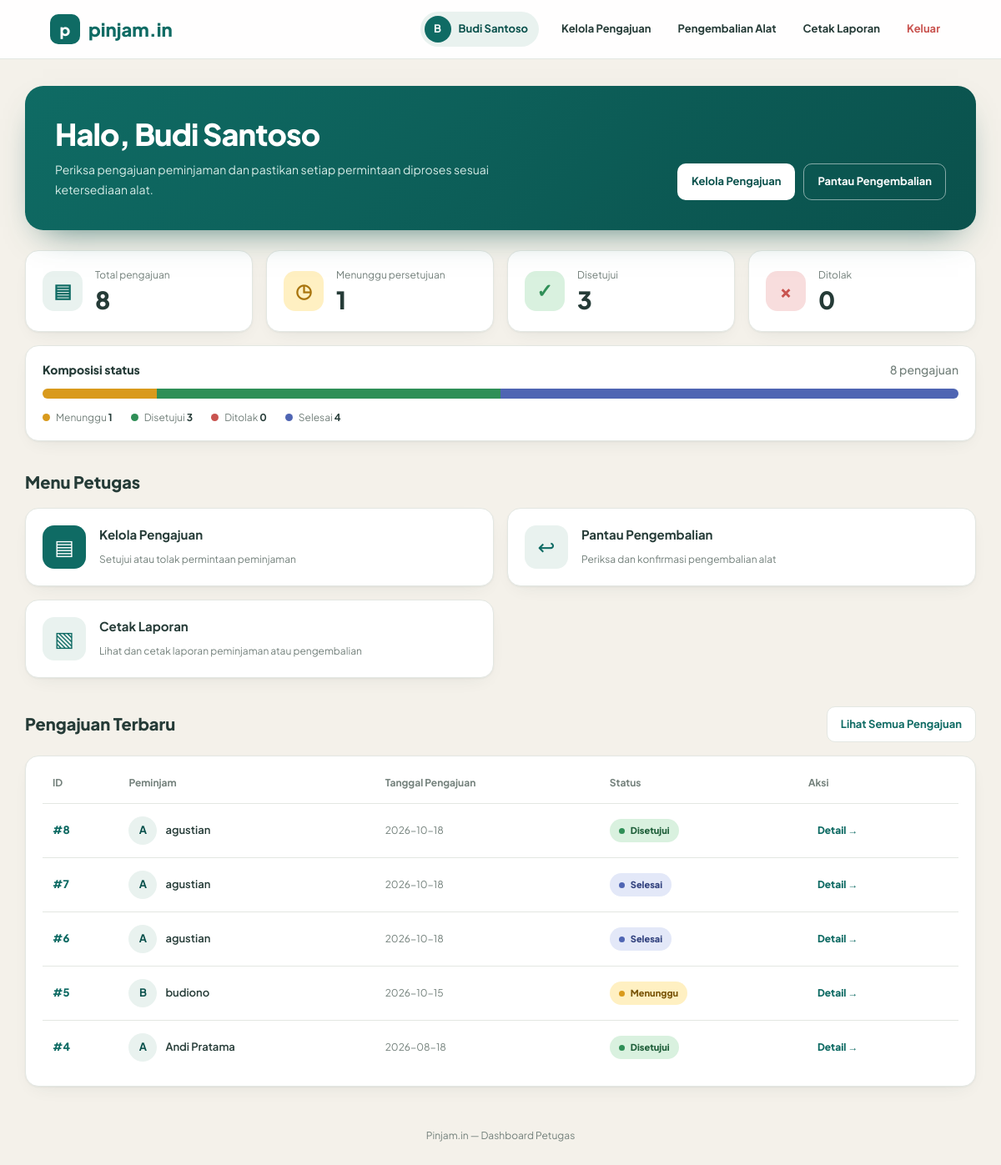
Screenshot of /View/v_home_petugas.php (signed in) with the database file from the repository.
### tables this page shows
CREATE TABLE `peminjaman` (
  `id_peminjaman` int(11) NOT NULL,
  `id_user` int(11) NOT NULL,
  `tanggal_pengajuan` date NOT NULL,
  `tanggal_pinjam` date NOT NULL,
  `tanggal_kembali_rencana` date NOT NULL,
  `keperluan` text DEFAULT NULL,
  `status` enum('menunggu','disetujui','ditolak','selesai') NOT NULL DEFAULT 'menunggu',
  `disetujui_oleh` int(11) DEFAULT NULL,
  `keterangan` text DEFAULT NULL
);

CREATE TABLE `tb_user` (
  `id_user` int(11) NOT NULL,
  `nama` varchar(100) NOT NULL,
  `username` varchar(50) NOT NULL,
  `password` varchar(255) NOT NULL,
  `role` enum('admin','petugas','peminjam') NOT NULL DEFAULT 'peminjam',
  `no_telp` varchar(20) DEFAULT NULL,
  `status_aktif` tinyint(1) NOT NULL DEFAULT 1,
  `created_at` timestamp NOT NULL DEFAULT current_timestamp()
);

### Model/m_peminjaman.php (called while the page is built, shortened)
<?php
class m_peminjaman
{
    private function koneksi()
    {
        $db = new koneksi();
        return $db->koneksi;
    }
    public function daftar_pengajuan()
    {
        $conn = $this->koneksi();
        $sql = "SELECT p.*, u.nama, u.username
                FROM peminjaman p
                JOIN tb_user u ON p.id_user = u.id_user
                ORDER BY p.id_peminjaman DESC";
        $query = mysqli_query($conn, $sql);
        $hasil = [];
        if ($query) {
            while ($row = mysqli_fetch_assoc($query)) {
                $hasil[] = $row;
            }
        }
        return $hasil;
    }
}
?>

### View/v_home_petugas.php (the view, shortened to what this page needs)
<?php
require_once __DIR__ . "/../Model/m_peminjaman.php";
$user = $_SESSION["data"];
$namaUser = $user["nama"] ?? $user["username"] ?? "Petugas";
$model = new m_peminjaman();
$data_pengajuan = $model->daftar_pengajuan();
$total = count($data_pengajuan);
$menunggu = 0;
$disetujui = 0;
$ditolak = 0;
$selesai = 0;
foreach ($data_pengajuan as $p) {
    switch ($p["status"] ?? "") {
        case "menunggu":
            $menunggu++;
            break;
        case "disetujui":
            $disetujui++;
            break;
        case "selesai":
            $selesai++;
            break;
    }
}
$pct = function ($jumlah) use ($total) {
    return $total > 0 ? round($jumlah / $total * 100, 2) : 0;
};
function e_petugas($nilai) {
    return htmlspecialchars(
        (string)($nilai ?? ""),
        ENT_QUOTES,
        "UTF-8"
    );
}
$linkPengajuan = "../Controller/c_pengajuan.php?aksi=petugas";
$linkPengembalian = "../Controller/c_pengajuan_pengembalian.php?aksi=petugas";
$linkLaporan = "../Controller/c_laporan.php";
$linkLogout = "../Controller/c_logout.php";
?>
<!DOCTYPE html>
<html lang="id">
<head>
</head>
<body>
<header>
    <a class="brand" href="v_home_petugas.php">
        <span class="brand-mark">p</span>
        pinjam.in
    </a>
    <nav class="header-right" aria-label="Navigasi utama">
        <span class="user-chip">
            <span class="avatar">
                <?= e_petugas(strtoupper(substr($namaUser, 0, 1))) ?>
            </span>
            <?= e_petugas($namaUser) ?>
        </span>
        <a class="nav-link" href="<?= e_petugas($linkPengajuan) ?>">
            Kelola Pengajuan
        </a>
        <a class="nav-link" href="<?= e_petugas($linkPengembalian) ?>">
            Pengembalian Alat
        </a>
        <a class="nav-link" href="<?= e_petugas($linkLaporan) ?>">
            Cetak Laporan
        </a>
        <a class="nav-link nav-logout" href="<?= e_petugas($linkLogout) ?>">
            Keluar
        </a>
    </nav>
</header>
<main class="container">
    <section class="welcome">
        <div class="welcome-text">
            <h1>Halo, <?= e_petugas($namaUser) ?></h1>
            <p>
                Periksa pengajuan peminjaman dan pastikan setiap permintaan
                diproses sesuai ketersediaan alat.
            </p>
        </div>
        <div class="welcome-action">
            <a class="btn" href="<?= e_petugas($linkPengajuan) ?>">
                Kelola Pengajuan
            </a>
            <a class="btn btn-ghost" href="<?= e_petugas($linkPengembalian) ?>">
                Pantau Pengembalian
            </a>
        </div>
    </section>
    <section class="stats" aria-label="Ringkasan pengajuan">
        <div class="stat stat-total">
            <div class="stat-icon">▤</div>
            <div>
                <p>Total pengajuan</p>
                <strong><?= $total ?></strong>
            </div>
        </div>
        <div class="stat stat-wait">
            <div class="stat-icon">◷</div>
            <div>
                <p>Menunggu persetujuan</p>
                <strong><?= $menunggu ?></strong>
            </div>
        </div>
        <div class="stat stat-ok">
            <div class="stat-icon">✓</div>
            <div>
                <p>Disetujui</p>
                <strong><?= $disetujui ?></strong>
            </div>
        </div>
        <div class="stat stat-no">
            <div class="stat-icon">×</div>
            <div>
                <p>Ditolak</p>
                <strong><?= $ditolak ?></strong>
            </div>
        </div>
    </section>
    <?php if ($total > 0): ?>
        <section class="dist">
            <p class="dist-title">
                Komposisi status
                <span><?= $total ?> pengajuan</span>
            </p>
            <div class="dist-bar">
                <i class="c-menunggu" style="width: <?= $pct($menunggu) ?>%"></i>
                <i class="c-disetujui" style="width: <?= $pct($disetujui) ?>%"></i>
                <i class="c-selesai" style="width: <?= $pct($selesai) ?>%"></i>
            </div>
            <div class="dist-legend">
                <span><i class="dot c-menunggu"></i>Menunggu <b><?= $menunggu ?></b></span>
                <span><i class="dot c-disetujui"></i>Disetujui <b><?= $disetujui ?></b></span>
                <span><i class="dot c-ditolak"></i>Ditolak <b><?= $ditolak ?></b></span>
                <span><i class="dot c-selesai"></i>Selesai <b><?= $selesai ?></b></span>
            </div>
        </section>
    <?php endif; ?>
    <section>
        <div class="section-heading">
            <h2>Menu Petugas</h2>
        </div>
        <div class="menu-aksi">
            <a class="menu-card" href="<?= e_petugas($linkPengajuan) ?>">
                <div class="menu-icon">▤</div>
                <div>
                    <strong>Kelola Pengajuan</strong>
                    <span>Setujui atau tolak permintaan peminjaman</span>
                </div>
            </a>
            <a class="menu-card alt" href="<?= e_petugas($linkPengembalian) ?>">
                <div class="menu-icon">↩</div>
                <div>
                    <strong>Pantau Pengembalian</strong>
                    <span>Periksa dan konfirmasi pengembalian alat</span>
                </div>
            </a>
            <a class="menu-card alt" href="<?= e_petugas($linkLaporan) ?>">
                <div class="menu-icon">▧</div>
                <div>
                    <strong>Cetak Laporan</strong>
                    <span>Lihat dan cetak laporan peminjaman atau pengembalian</span>
                </div>
            </a>
        </div>
    </section>
    <section>
        <div class="section-heading">
            <h2>Pengajuan Terbaru</h2>
            <a class="btn btn-outline" href="<?= e_petugas($linkPengajuan) ?>">
                Lihat Semua Pengajuan
            </a>
        </div>
        <div class="panel">
            <?php if (empty($data_pengajuan)): ?>
                <div class="empty">
                    <div class="empty-icon">▤</div>
                    <h3>Belum ada pengajuan</h3>
                    <p>Pengajuan peminjam akan muncul di sini.</p>
                </div>
            <?php else: ?>
                <table>
                    <thead>
                        <tr>
                            <th>ID</th>
                            <th>Peminjam</th>
                            <th>Tanggal Pengajuan</th>
                            <th>Status</th>
                            <th>Aksi</th>
                        </tr>
                    </thead>
                    <tbody>
                    <?php foreach (array_slice($data_pengajuan, 0, 5) as $p): ?>
                        <?php
                        $status = $p["status"] ?? "menunggu";
                        $statusClass = "";
                        if ($status === "disetujui") {
                            $statusClass = "status-disetujui";
                        } elseif ($status === "ditolak") {
                            $statusClass = "status-ditolak";
                        } elseif ($status === "selesai") {
                            $statusClass = "status-selesai";
                        }
                        $namaPeminjam = $p["nama"]
                            ?? $p["username"]
                            ?? "-";
                        $inisial = strtoupper(substr($namaPeminjam, 0, 1));
                        ?>
                        <tr>
                            <td class="id-cell" data-label="ID">
                                #<?= (int)($p["id_peminjaman"] ?? 0) ?>
                            </td>
                            <td data-label="Peminjam">
                                <div class="person">
                                    <span class="avatar">
                                        <?= e_petugas($inisial) ?>
                                    </span>
                                    <?= e_petugas($namaPeminjam) ?>
                                </div>
                            </td>
                            <td class="tgl" data-label="Tanggal">
                                <?= e_petugas($p["tanggal_pengajuan"] ?? "-") ?>
                            </td>
                            <td data-label="Status">
                                <span class="status <?= e_petugas($statusClass) ?>">
                                    <?= e_petugas($status) ?>
                                </span>
                            </td>
                            <td data-label="Aksi">
                                <a class="link-detail" href="<?= e_petugas($linkPengajuan) ?>">
                                    Detail →
                                </a>
                            </td>
                        </tr>
                    <?php endforeach; ?>
                    </tbody>
                </table>
            <?php endif; ?>
        </div>
    </section>
</main>
<footer>
    Pinjam.in — Dashboard Petugas
</footer>
</body>
</html>

### rows the page displays
peminjaman: id_peminjaman "8", id_user.nama "A", id_user.nama "agustian", tanggal_pengajuan "2026-10-18", status "Disetujui"
peminjaman: id_peminjaman "7", id_user.nama "A", id_user.nama "agustian", tanggal_pengajuan "2026-10-18", status "Selesai"
peminjaman: id_peminjaman "6", id_user.nama "A", id_user.nama "agustian", tanggal_pengajuan "2026-10-18", status "Selesai"
peminjaman: id_peminjaman "5", id_user.nama "B", id_user.nama "budiono", tanggal_pengajuan "2026-10-15", status "Menunggu"
peminjaman: id_peminjaman "4", id_user.nama "A", id_user.nama "Andi Pratama", tanggal_pengajuan "2026-08-18", status "Disetujui"

### other values shown
e_petugas(strtoupper(substr($namaUser, 0, 1))) "B"
e_petugas($namaUser) "Budi Santoso"
$total "8"
$menunggu "1"
$disetujui "3"
$ditolak "0"
$selesai "4"
